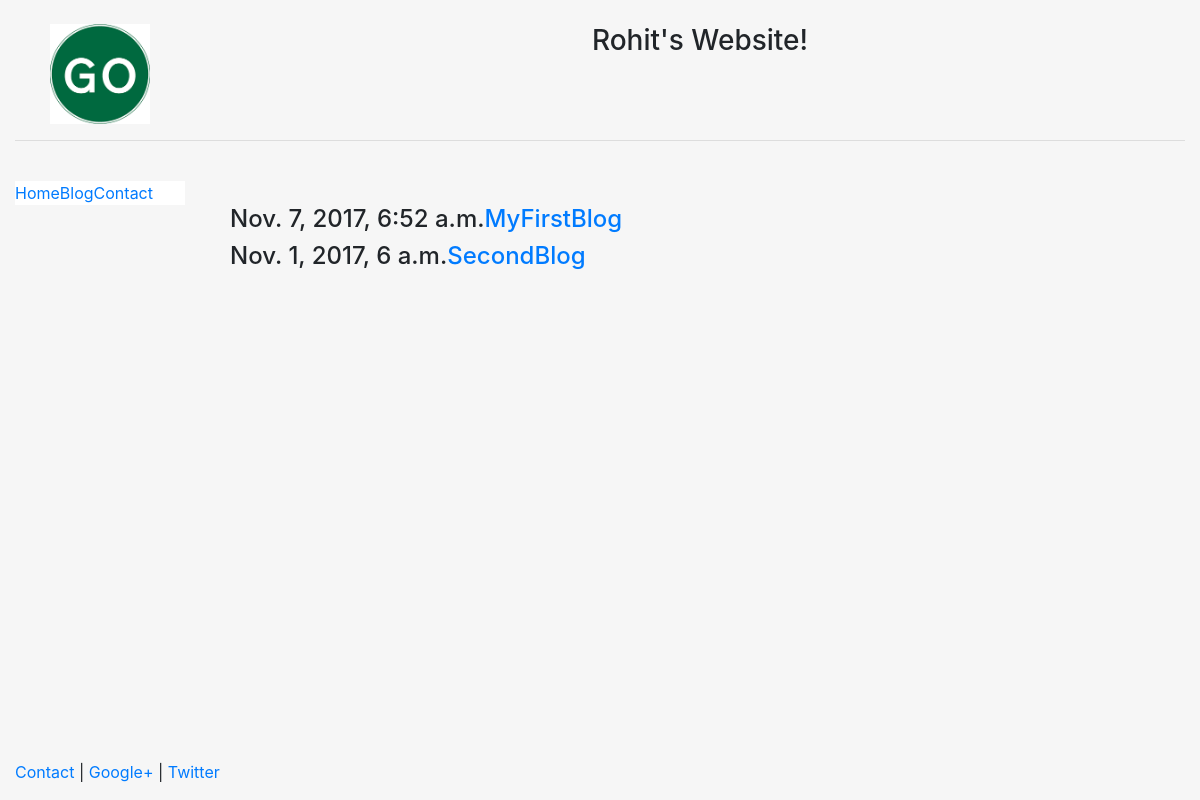
Screenshot of /blog/ with the database file from the repository.
### blog/models.py (models this page shows, shortened)
class MyPost(models.Model):
    title=models.CharField(max_length =100)
    body=models.TextField()
    date=models.DateTimeField()

### blog/templates/blog/blog.html
{%extends "personal/header.html"%}
{%block content%}
{% for p in object_list%}
<h4>{{p.date}}<a href="/blog/{{p.id}}">{{p.title}}</a></h4>
{% endfor %}
{%endblock%}

### personal/templates/personal/header.html (style rules this page uses)
html,body { height:100% }

### rows the page displays
MyPost: date "Nov. 7, 2017, 6:52 a.m.", title "MyFirstBlog"
MyPost: date "Nov. 1, 2017, 6 a.m.", title "SecondBlog"
